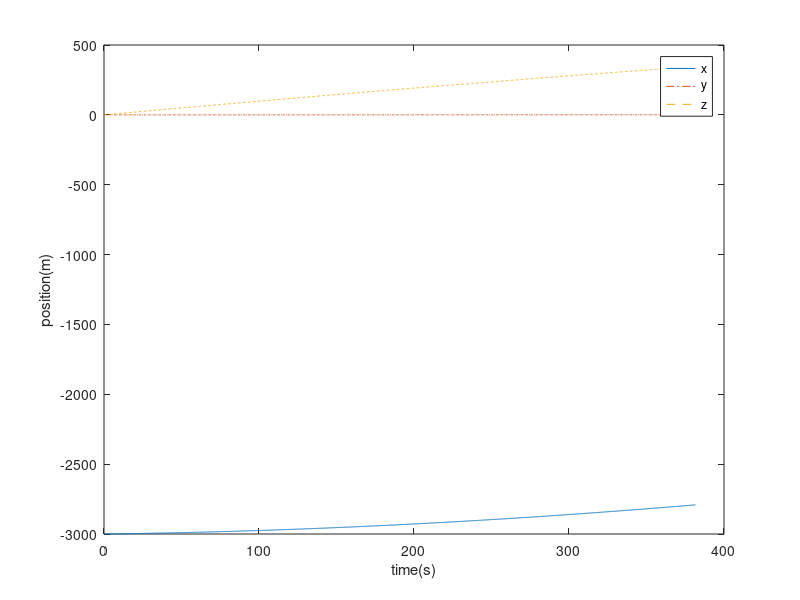
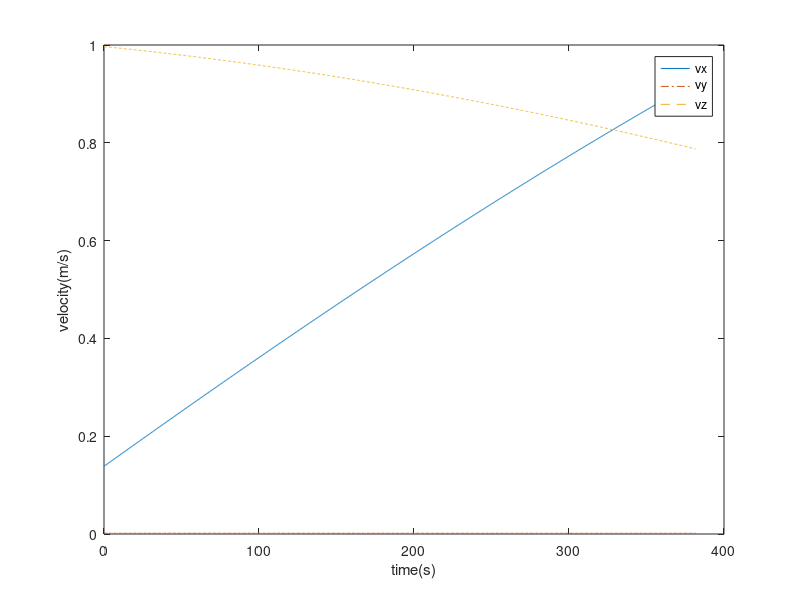
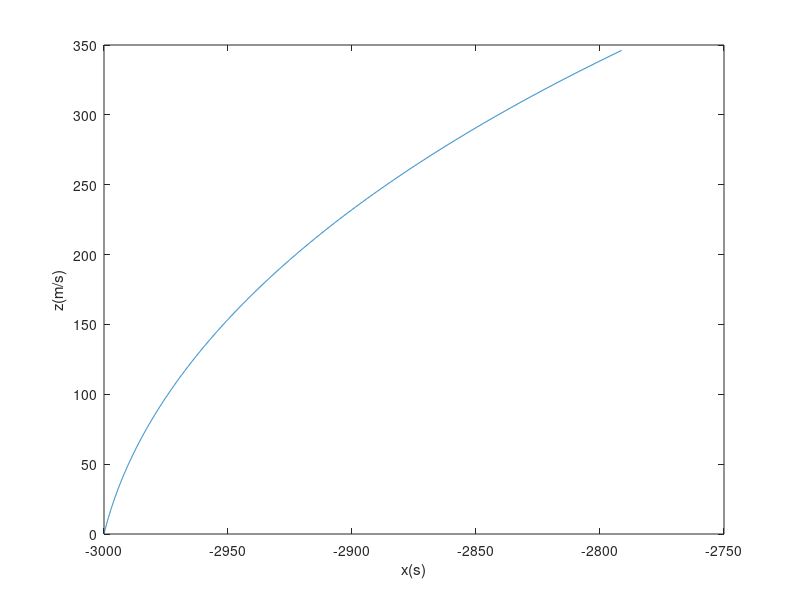
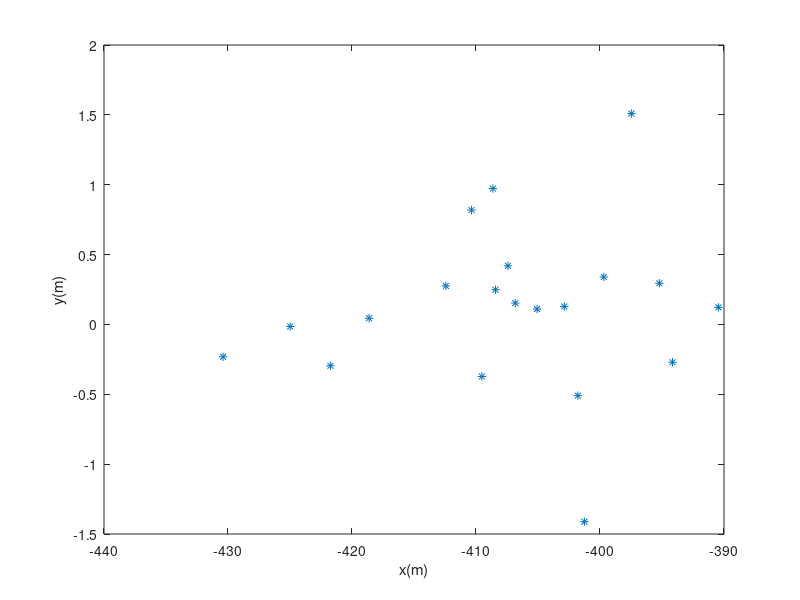

MATLAB code for these plots, in order:
load RelPosVel.txt;
data=RelPosVel;
load MonteCarlo.txt;

figure(100);
plot(data(:,1),data(:,2),'-',data(:,1),data(:,3),'-.',data(:,1),data(:,4),'--');
xlabel('time(s)');ylabel('position(m)');
legend('x','y','z');

figure(200);
plot(data(:,1),data(:,5),'-',data(:,1),data(:,6),'-.',data(:,1),data(:,7),'--');
xlabel('time(s)');ylabel('velocity(m/s)')
legend('vx','vy','vz');

figure(300);
plot(data(:,2),data(:,4));
xlabel('x(s)');ylabel('z(m/s)')

figure(400);
%subplot(1,2,1);
plot(MonteCarlo(:,1),MonteCarlo(:,2),'*');
xlabel('x(m)');ylabel('y(m)')

figure(500);
plot(MonteCarlo(:,2),MonteCarlo(:,3),'*');
xlabel('y(m)');ylabel('z(m)')

figure(900);
plot3(MonteCarlo(:,1),MonteCarlo(:,2),MonteCarlo(:,3),'*');
xlabel('x(m)');ylabel('y(m)');zlabel('z(m)')
grid on;

figure(600);
hist(MonteCarlo(:,1),20);
xlabel('x(m)');
figure(700);
hist(MonteCarlo(:,2),20);
xlabel('y(m)');
figure(800);
hist(MonteCarlo(:,3),20);
xlabel('z(m)');

mx=mean(MonteCarlo(:,1))
my=mean(MonteCarlo(:,2))
mz=mean(MonteCarlo(:,3))
sx=std(MonteCarlo(:,1))
sy=std(MonteCarlo(:,2))
sz=std(MonteCarlo(:,3))
mix=min(MonteCarlo(:,1))
miy=min(MonteCarlo(:,2))
miz=min(MonteCarlo(:,3))
maxx=max(MonteCarlo(:,1))
maxy=max(MonteCarlo(:,2))
maxz=max(MonteCarlo(:,3))